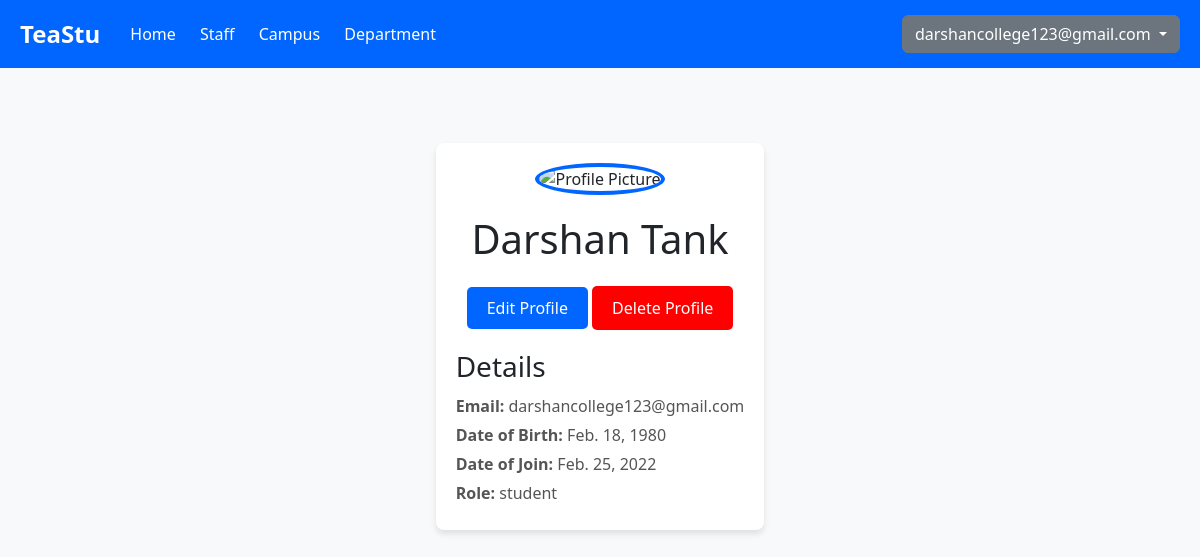
Page /Profile/ (signed in) on the committed database.
### ass_app/models.py (models this page shows)
class signup(models.Model):
    userType = models.CharField(max_length=10)
    fnm = models.CharField(max_length=100)
    email = models.EmailField(unique=True)
    dob = models.DateField()
    doj = models.DateField()
    compensation = models.IntegerField(null=True)
    rollNumber = models.IntegerField(null=True)
    password = models.CharField(max_length=100)

### ass_app/views.py (the view)
# urls.py: path('Profile/',views.profile,name='Profile'),
def profile(request):
    user = request.session.get('cuser')
    userType = request.session.get('userType')
    data = signup.objects.get(email = user)
    return render(request,'Profile.html',{'user':user,'data':data,'userType':userType})

### ass_app/templates/Profile.html (shortened to what this page needs)
<!DOCTYPE html>
<html lang="en">
<head>
</head>
<body>
    {% extends 'header.html' %}
    {% block body %}
    <div class="profile-container">
        <div class="profile-card">
            <div class="profile-header">
                <img src="https://static.vecteezy.com/system/resources/previews/005/544/718/non_2x/profile-icon-design-free-vector.jpg"
                    alt="Profile Picture" class="profile-img" id="profileImg">
                <h1 id="userName">{{ data.fnm }}</h1>
                <a href="/edit_user" id="editProfileBtn" aria-label="Edit Profile">Edit Profile</a>
                <button id="deleteProfile" aria-label="Delete Profile">Delete Profile</button>
            </div>
            <div class="profile-details">
                <h3>Details</h3>
                <p><strong>Email:</strong> {{ data.email }}</p>
                <p><strong>Date of Birth:</strong> {{ data.dob }}</p>
                <p><strong>Date of Join:</strong> {{ data.doj }}</p>
                <p><strong>Role:</strong> {{ data.userType }}</p>
            </div>
        </div>
    </div>
    {% endblock %}

### ass_app/templates/header.html (shortened to what this page needs)
<!DOCTYPE html>
<html lang="en">
<head>
    <link href="https://cdn.jsdelivr.net/npm/bootstrap@5.3.0-alpha1/dist/css/bootstrap.min.css" rel="stylesheet">
</head>
<body>
    <div class="navbar">
        <div class="navbar-left">
            <div class="brand">TeaStu</div>
            <div class="navbar-links">
                <a href="/">Home</a>
                <a href="/staff">Staff</a>
                <a href="/campus">Campus</a>
                <a href="/department">Department</a>
            </div>
        </div>
        {% if user %}
        <div class="dropdown">
            <button class="btn btn-secondary dropdown-toggle" type="button" data-bs-toggle="dropdown"
                aria-expanded="false">
                {{ user }}
            </button>
        </div>
        {% else %}
        <div class="navbar-right">
            <a href="/sign_in">Login</a>
            <a href="/sign_up">Register</a>
        </div>
        {% endif %}
    </div>
    {% block body %}{% endblock %}
</body>
</html>

### ass_app/templates/Profile.html (style rules this page uses)
.profile-container { display: flex; justify-content: center; align-items: center; width: 100%; margin-top: 75px; }
.profile-card { background-color: #fff; border-radius: 8px; box-shadow: 0 4px 6px rgba(0, 0, 0, 0.1); max-width: 400px; text-align: center; padding: 20px; }
.profile-header { position: relative; }
.profile-img { width: 120px; height: 120px; border-radius: 50%; margin-bottom: 20px; border: 4px solid #0066ff; }
#editProfileBtn { padding: 10px 20px; margin-top: 15px; background-color: #0066ff; color: white; border: none; border-radius: 5px; cursor: pointer; transition: background-color 0.3s ease; text-decoration: none; }
.profile-details { text-align: left; margin-top: 20px; }
.profile-details h3 { margin-bottom: 10px; }
.profile-details p { margin: 5px 0; color: #555; }
#deleteProfile { padding: 10px 20px; margin-top: 15px; background-color: red; color: white; border: none; border-radius: 5px; cursor: pointer; transition: background-color 0.3s ease; }

### ass_app/templates/header.html (style rules this page uses)
body { background-color: #f8f9fa; }
.navbar { display: flex; justify-content: space-between; align-items: center; background-color: #0066ff; padding: 15px 20px; color: white; }
.navbar .brand { font-size: 1.5rem; font-weight: bold; }
.navbar-links a, .navbar-right a { color: white; text-decoration: none; margin: 0 10px; transition: color 0.3s ease; }
.navbar-left, .navbar-right { display: flex; align-items: center; }
.navbar-links { margin-left: 20px; }

### rows in the picture
signup: email "darshancollege123@gmail.com", fnm "Darshan Tank", dob "Feb. 18, 1980", doj "Feb. 25, 2022", userType "student"
